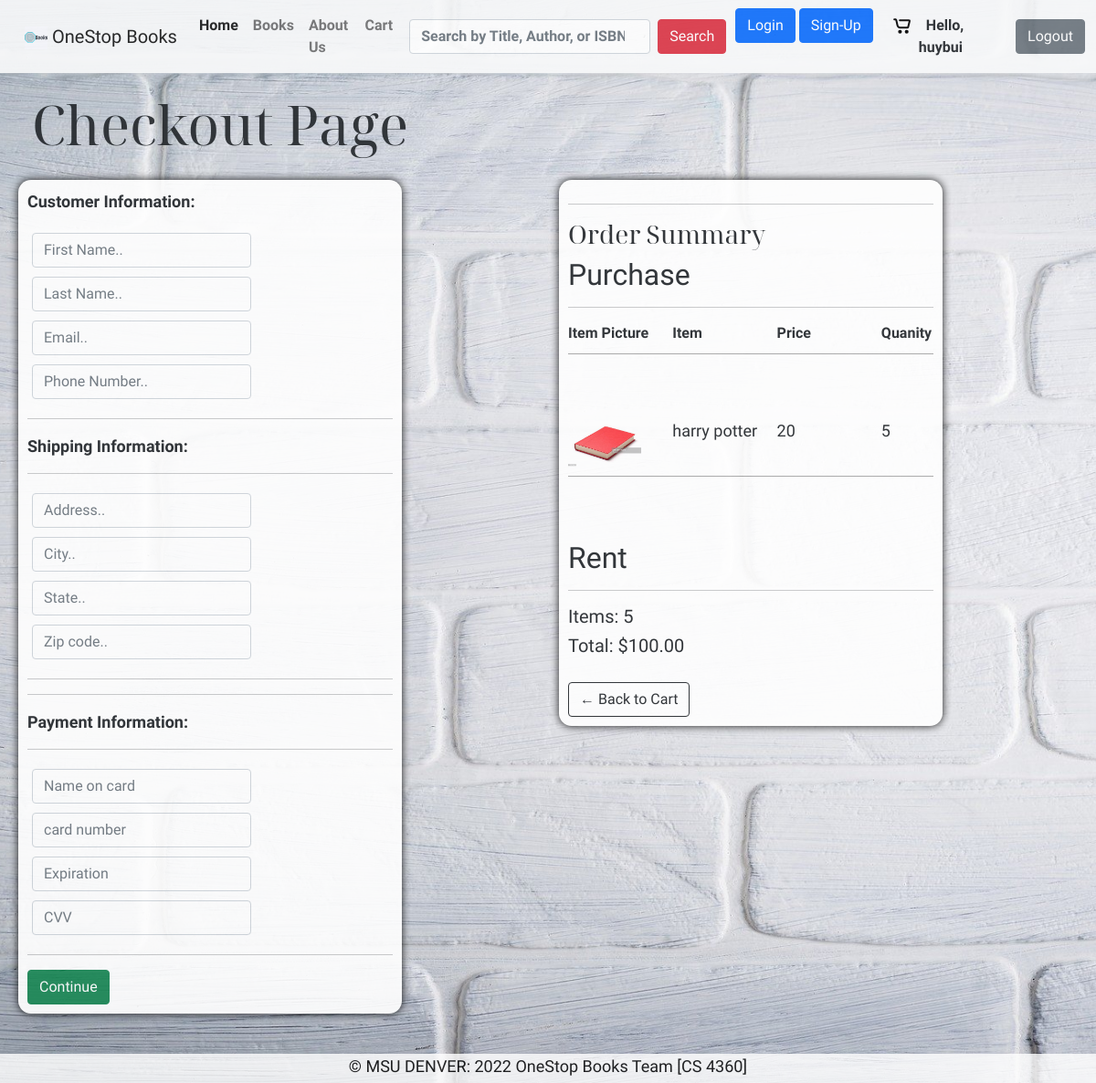
/checkout/ (signed in), run on an earlier commit of the app's database.
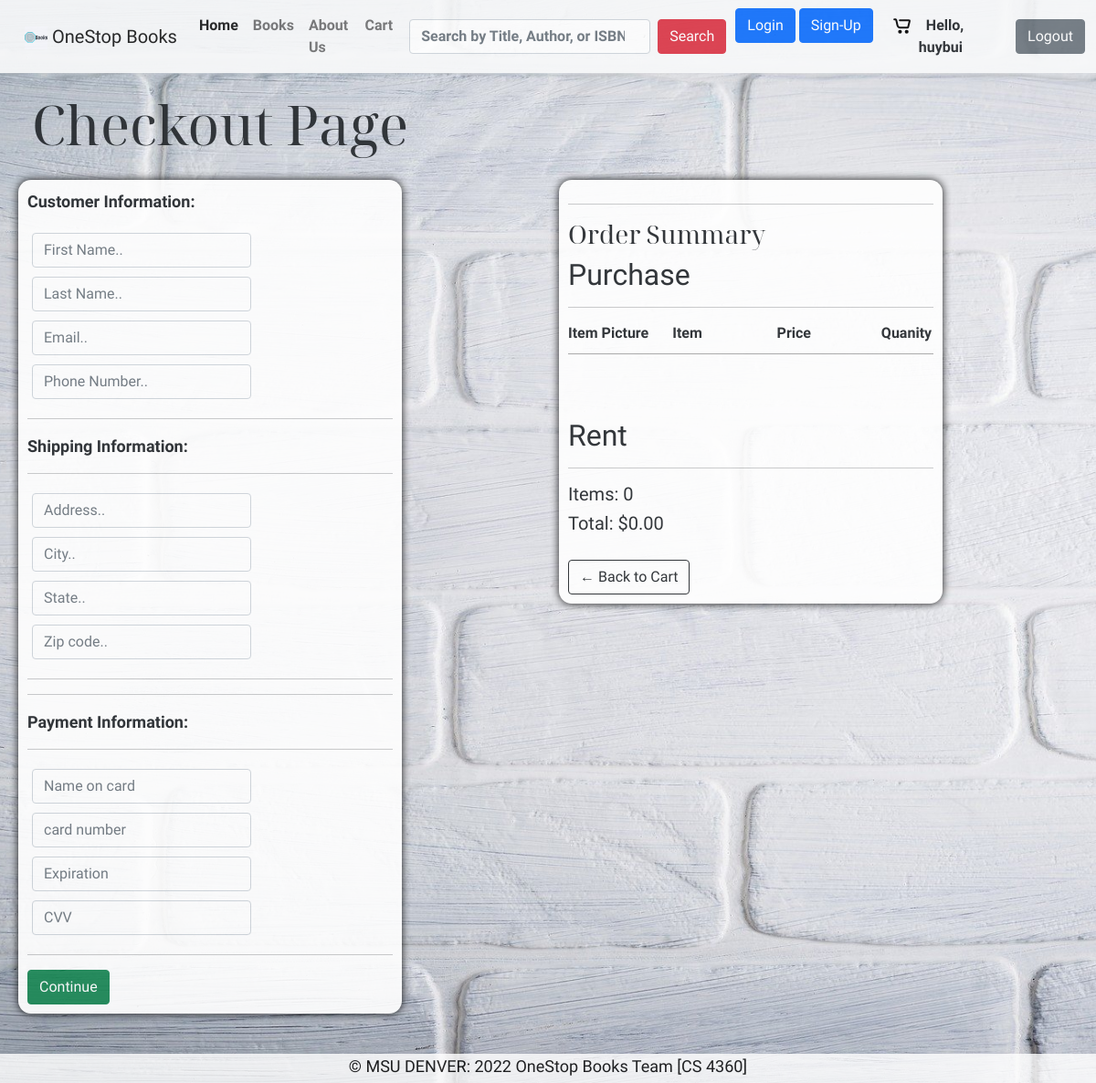
And on a later commit of the database.
### bookstore/models.py (models this page shows, shortened)
class OrderItem(models.Model):
    product = models.ForeignKey(Book, on_delete=models.SET_NULL, blank=True, null=True)
    order = models.ForeignKey(Order, on_delete=models.SET_NULL, blank=True, null=True)
    quantity = models.IntegerField(default=0, null=True, blank=True) # quantity of that book in cart, default is at 0
    date_added = models.DateTimeField(auto_now_add=True)
    @property
    def get_total(self):
        total = self.product.price * self.quantity
        return total

class Book(models.Model):
    isbn = models.CharField(_("isbn"), max_length = 30, primary_key = True)
    title = models.CharField(_("title"), max_length = 100)
    authors = models.CharField(_("authors"), max_length = 100)
    year_public = models.IntegerField(_("year_public"), null = True)
    publisher = models.CharField(_("publisher"), max_length = 100, null = True)
    thumbnail_pic = models.ImageField(_("thumbnail_pic"), null = True, blank = True, upload_to ="static/images/books")
    price = models.IntegerField(_("price"))
    quantity = models.IntegerField(_("Quantity"))

class Order(models.Model):
    customer = models.ForeignKey(Customer, on_delete = models.SET_NULL, blank=True, null=True) #ForeignKey => so one to many relationship which one customer can have many orders
    date_order = models.DateTimeField(auto_now_add=True) #When order created
    complete = models.BooleanField(default=False, null=True, blank=False) # if complete is false then customer can continue to adding items to that cart
    transaction_id = models.CharField(max_length=200, null=True) # add some extra info to order
    @property
    def get_cart_total(self):
        orderitems = self.orderitem_set.all()
        total = sum([item.get_total for item in orderitems])
        return total
    @property
    def get_cart_items(self):
        orderitems = self.orderitem_set.all()
        rentitems = self.rentitem_set.all()
        totalbuy = sum([item.quantity for item in orderitems])
        totalrent = sum([item.quantity1 for item in rentitems])
        total = totalbuy + totalrent
        return total

### bookstore/views.py (the view)
# urls.py: path('checkout/', checkout_view, name='checkout'),
def checkout_view(request, *args, **kwargs):
    if request.user.is_authenticated:
        customer = request.user.customer
        order, created = Order.objects.get_or_create(customer = customer, complete=False) # create object or quere one, if object isnt exist then we will create it
        items = order.orderitem_set.all() # this is for purchase
    else: # for user that isnt log in
        items = [] # empty for now
        order = {'get_cart_total':0, 'get_cart_items':0}
    context = {'items':items, 'order':order}
    return render(request, "checkout.html", context)

### templates/checkout.html (shortened to what the changed rows need)
{%extends 'base.html'%}
{% load static %}
{% block content %}
<h1>Checkout Page</h1>
<div class="row">
    <div class="col-lg-6">
        <div class="box-element">
            <hr>
            <h3>Order Summary</h3>
            <h2>Purchase</h2>
            <hr>
            <div class="cart-row">
                <div style="flex:2"><strong>Item Picture</strong></div>
                <div style="flex:2"><strong>Item</strong></div>
                <div style="flex:1"><strong>Price</strong></div>
                <div style="flex:1"></div>
                <div style="flex:1"><strong>Quanity</strong></div>
            </div>
            {% for item in items %}
            <div class="cart-row">
                <div style="flex:2"><img class="row-image" alt="Image of Book cover for Purchase cart" src="{{item.product.thumbnail_pic.url}}"></div>
                <div style="flex:2"><p>{{item.product.title}}</p></div>
                <div style="flex:2"><p>{{item.product.price}}</p></div>
                <div style="flex:1"><p>{{item.quantity}}</p></div>
            </div>
            {% endfor %}
            <h2>Rent</h2>
            <hr>
            <h5>Items:   {{order.get_cart_items}}</h5>
            <h5>Total:   ${{order.get_cart_total|floatformat:2}}</h5>
            <a  class="btn btn-outline-dark" href="{% url 'cart' %}" style="margin-top: 20px">&#x2190; Back to Cart</a>
        </div>
    </div>
</div>
{% endblock %}

What changed in the data, as far as the page shows it:
removed OrderItem: product.thumbnail_pic (picture), product "harry potter", product.price "20", quantity "5"
computed for Order: get_cart_items "5" → "0"; get_cart_total "100.00" → "0.00"
